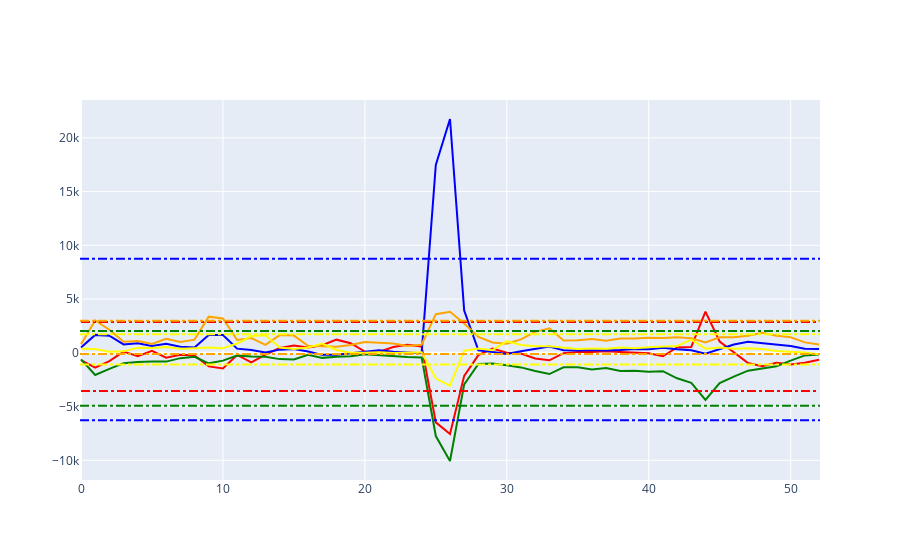

The cell this chart's notebook holds for it:
### Code cell
names = ["Pricing List", "Reputation", "Business Conditions", "Pillar3 related", "Pillar3 disclosure requirements"]
x_sur = list(range(53))


fig.add_trace(go.Scatter(x=x_sur, y=rozdiely['Pricing List'], mode='lines', marker_color="red", name=names[0]))
mean = statistics.mean(rozdiely['Pricing List'])
stdev = statistics.stdev(rozdiely['Pricing List'])
fig.add_shape(type="line", x0=0, x1=52, y0=mean + 2 * stdev, y1=mean + 2 * stdev, line=dict(dash="dashdot", color="red"))
fig.add_shape(type="line", x0=0, x1=52, y0=mean - 2 * stdev, y1=mean - 2 * stdev, line=dict(dash="dashdot", color="red"))

fig.add_trace(go.Scatter(x=x_sur, y=rozdiely['Reputation'], mode='lines', marker_color="blue", name=names[1]))
mean = statistics.mean(rozdiely['Reputation'])
stdev = statistics.stdev(rozdiely['Reputation'])
fig.add_hline(y=mean + 2 * stdev, line=dict(dash="dashdot", color="blue"))
fig.add_hline(y=mean - 2 * stdev, line=dict(dash="dashdot", color="blue"))

fig.add_trace(go.Scatter(x=x_sur, y=rozdiely['Business Conditions'], mode='lines', marker_color="green", name=names[2]))
mean = statistics.mean(rozdiely['Business Conditions'])
stdev = statistics.stdev(rozdiely['Business Conditions'])
fig.add_hline(y=mean + 2 * stdev, line=dict(dash="dashdot", color="green"))
fig.add_hline(y=mean - 2 * stdev, line=dict(dash="dashdot", color="green"))

fig.add_trace(go.Scatter(x=x_sur, y=rozdiely['Pillar3 related'], mode='lines', marker_color="orange", name=names[3]))
mean = statistics.mean(rozdiely['Pillar3 related'])
stdev = statistics.stdev(rozdiely['Pillar3 related'])
fig.add_hline(y=mean + 2 * stdev, line=dict(dash="dashdot", color="orange"))
fig.add_hline(y=mean - 2 * stdev, line=dict(dash="dashdot", color="orange"))

fig.add_trace(go.Scatter(x=x_sur, y=rozdiely['Pillar3 disclosure requirements'], mode='lines', marker_color="yellow", name=names[4]))
mean = statistics.mean(rozdiely['Pillar3 disclosure requirements'])
stdev = statistics.stdev(rozdiely['Pillar3 disclosure requirements'])
fig.add_hline(y=mean + 2 * stdev, line=dict(dash="dashdot", color="yellow"))
fig.add_hline(y=mean - 2 * stdev, line=dict(dash="dashdot", color="yellow"))

fig.show()

### Figure 1 — Plotly figure (JSON) as saved in the notebook; plotly's stock layout.template omitted (floating-point values rounded to 4 significant figures)
{"data": [{"marker": {"color": "red"}, "mode": "lines", "name": "Pricing List", "type": "scatter", "x": [0, 1, 2, 3, 4, 5, 6, 7, 8, 9, 10, 11, 12, 13, 14, 15, 16, 17, 18, 19, 20, 21, 22, 23, 24, 25, 26, 27, 28, 29, 30, 31, 32, 33, 34, 35, 36, 37, 38, 39, 40, 41, 42, 43, 44, 45, 46, 47, 48, 49, 50, 51, 52], "y": [-684.8, -1375.0, -766.3, 111.9, -314.2, 190.3, -447.7, -168.6, -249.5, -1261.0, -1453.0, -198.2, -883.8, -166.2, 446.1, 676.3, 494.5, 701.4, 1226.0, 897.3, 111.8, 72.08, 541.3, 747.9, 598.0, -6467.0, -7555.0, -2137.0, -214.9, 404.4, 15.97, -71.12, -518.2, -692.6, -32.7, 80.46, 89.0, 145.0, 78.31, 28.67, -46.54, -320.2, 501.7, 545.3, 3827.0, 1050.0, 88.26, -946.4, -1238.0, -915.5, -1091.0, -917.7, -634.4]}, {"marker": {"color": "blue"}, "mode": "lines", "name": "Reputation", "type": "scatter", "x": [0, 1, 2, 3, 4, 5, 6, 7, 8, 9, 10, 11, 12, 13, 14, 15, 16, 17, 18, 19, 20, 21, 22, 23, 24, 25, 26, 27, 28, 29, 30, 31, 32, 33, 34, 35, 36, 37, 38, 39, 40, 41, 42, 43, 44, 45, 46, 47, 48, 49, 50, 51, 52], "y": [499.8, 1670.0, 1598.0, 781.7, 899.6, 642.3, 846.8, 573.5, 496.9, 1661.0, 1648.0, 390.5, 255.9, 22.9, 298.4, 353.5, 120.7, -188.3, -170.7, -21.04, 122.7, 230.4, 112.3, 66.81, -27.18, 17480.0, 21750.0, 3933.0, 243.1, 77.38, -106.2, 153.2, 375.8, 584.7, 235.2, 212.7, 270.4, 220.5, 269.5, 349.6, 342.8, 465.3, 324.8, 235.8, -84.15, 344.9, 780.5, 1022.0, 894.7, 821.9, 636.2, 390.0, 367.8]}, {"marker": {"color": "green"}, "mode": "lines", "name": "Business Conditions", "type": "scatter", "x": [0, 1, 2, 3, 4, 5, 6, 7, 8, 9, 10, 11, 12, 13, 14, 15, 16, 17, 18, 19, 20, 21, 22, 23, 24, 25, 26, 27, 28, 29, 30, 31, 32, 33, 34, 35, 36, 37, 38, 39, 40, 41, 42, 43, 44, 45, 46, 47, 48, 49, 50, 51, 52], "y": [-610.6, -2064.0, -1485.0, -966.4, -852.6, -796.6, -816.2, -493.5, -372.9, -977.6, -727.0, -251.8, -334.0, -369.8, -584.8, -626.5, -176.9, -468.5, -363.6, -322.6, -136.7, -219.9, -365.8, -398.7, -423.2, -7741.0, -10060.0, -2940.0, -1040.0, -983.1, -1158.0, -1354.0, -1682.0, -1974.0, -1347.0, -1344.0, -1554.0, -1406.0, -1686.0, -1674.0, -1768.0, -1706.0, -2369.0, -2791.0, -4372.0, -2815.0, -2214.0, -1661.0, -1455.0, -1241.0, -730.7, -241.4, -154.0]}, {"marker": {"color": "orange"}, "mode": "lines", "name": "Pillar3 related", "type": "scatter", "x": [0, 1, 2, 3, 4, 5, 6, 7, 8, 9, 10, 11, 12, 13, 14, 15, 16, 17, 18, 19, 20, 21, 22, 23, 24, 25, 26, 27, 28, 29, 30, 31, 32, 33, 34, 35, 36, 37, 38, 39, 40, 41, 42, 43, 44, 45, 46, 47, 48, 49, 50, 51, 52], "y": [795.5, 3006.0, 2145.0, 1034.0, 1090.0, 816.4, 1314.0, 1017.0, 1228.0, 3362.0, 3194.0, 1196.0, 1375.0, 739.4, 1650.0, 1605.0, 659.1, 589.5, 571.6, 720.6, 1013.0, 949.1, 875.2, 635.0, 756.9, 3595.0, 3824.0, 2721.0, 1477.0, 968.1, 840.7, 1254.0, 1950.0, 2284.0, 1149.0, 1164.0, 1283.0, 1129.0, 1324.0, 1333.0, 1399.0, 1379.0, 1446.0, 1356.0, 973.2, 1455.0, 1442.0, 1594.0, 1866.0, 1592.0, 1450.0, 972.0, 782.8]}, {"marker": {"color": "yellow"}, "mode": "lines", "name": "Pillar3 disclosure requirements", "type": "scatter", "x": [0, 1, 2, 3, 4, 5, 6, 7, 8, 9, 10, 11, 12, 13, 14, 15, 16, 17, 18, 19, 20, 21, 22, 23, 24, 25, 26, 27, 28, 29, 30, 31, 32, 33, 34, 35, 36, 37, 38, 39, 40, 41, 42, 43, 44, 45, 46, 47, 48, 49, 50, 51, 52], "y": [377.8, 365.9, 97.85, 138.5, 463.7, 457.1, 538.7, 376.8, 437.3, 499.8, 418.4, 862.8, 1565.0, 1629.0, 499.5, 351.3, 504.6, 868.6, 267.0, -0.8511, 17.43, 53.44, -7.327, 8.4, 43.47, -2394.0, -3057.0, 201.1, 396.5, 250.6, 1084.0, 735.9, 611.3, 605.4, 513.3, 367.3, 408.3, 377.5, 491.3, 415.4, 530.1, 581.7, 629.4, 1236.0, 390.5, 488.7, 386.3, 429.9, 363.8, 172.1, 99.25, 25.08, -130.9]}], "layout": {"shapes": [{"line": {"color": "red", "dash": "dashdot"}, "type": "line", "x0": 0, "x1": 52, "y0": 2860.0, "y1": 2860.0}, {"line": {"color": "red", "dash": "dashdot"}, "type": "line", "x0": 0, "x1": 52, "y0": -3543.0, "y1": -3543.0}, {"line": {"color": "blue", "dash": "dashdot"}, "type": "line", "x0": 0, "x1": 1, "xref": "x domain", "y0": 8746.0, "y1": 8746.0, "yref": "y"}, {"line": {"color": "blue", "dash": "dashdot"}, "type": "line", "x0": 0, "x1": 1, "xref": "x domain", "y0": -6276.0, "y1": -6276.0, "yref": "y"}, {"line": {"color": "green", "dash": "dashdot"}, "type": "line", "x0": 0, "x1": 1, "xref": "x domain", "y0": 2025.0, "y1": 2025.0, "yref": "y"}, {"line": {"color": "green", "dash": "dashdot"}, "type": "line", "x0": 0, "x1": 1, "xref": "x domain", "y0": -4918.0, "y1": -4918.0, "yref": "y"}, {"line": {"color": "orange", "dash": "dashdot"}, "type": "line", "x0": 0, "x1": 1, "xref": "x domain", "y0": 2987.0, "y1": 2987.0, "yref": "y"}, {"line": {"color": "orange", "dash": "dashdot"}, "type": "line", "x0": 0, "x1": 1, "xref": "x domain", "y0": -106.8, "y1": -106.8, "yref": "y"}, {"line": {"color": "yellow", "dash": "dashdot"}, "type": "line", "x0": 0, "x1": 1, "xref": "x domain", "y0": 1735.0, "y1": 1735.0, "yref": "y"}, {"line": {"color": "yellow", "dash": "dashdot"}, "type": "line", "x0": 0, "x1": 1, "xref": "x domain", "y0": -1092.0, "y1": -1092.0, "yref": "y"}], "showlegend": false}}
